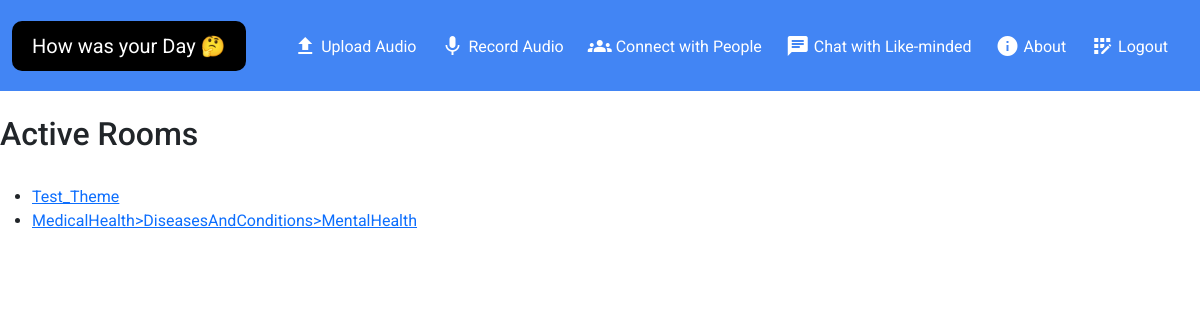
Screenshot of /like-minded-people (signed in) with the database file from the repository.
### application/models.py (models this page shows, shortened)
class Room(models.Model):
    people = models.ManyToManyField(User, null=True)
    theme = models.ForeignKey(Theme, on_delete=models.CASCADE, null=True)
    full = models.BooleanField(default=False)

class Theme(models.Model):
    name = models.CharField(max_length=100, blank=False)

### application/views.py (the view)
# urls.py: path('like-minded-people', views.LikeMinded.as_view(), name="like_minded"),
class LikeMinded(LoginRequiredMixin, View):
    template = "application/connect.html"
    def get(self, request):
        try:
            rooms = Room.objects.filter(full=False)
        except Room.DoesNotExist:
            return render(request, self.template, {
                'message': "No active chat rooms for now",
            })
        return render(request, self.template, {
            'themes': rooms,
        })

### application/templates/application/connect.html (shortened to what this page needs)
{% extends 'layout.html' %}
{% load static %}
{% block body %}
  <br>
  <h2>Active Rooms</h2>
  <br>
  <ul>
    {% for r in themes %}
      <li><a href="{% url 'application:get_heard' r.theme.name %}"> {{ r.theme.name }} </a></li>
    {% endfor %}
  </ul>
{% endblock %}

### application/static/css/styles.css (style rules this page uses)
* { font-family: 'Roboto', sans-serif; margin: 0; padding: 0; box-sizing: border-box; }

### rows the page displays
Room: theme.name "Test_Theme"
Room: theme.name "MedicalHealth>DiseasesAndConditions>MentalHealth"
